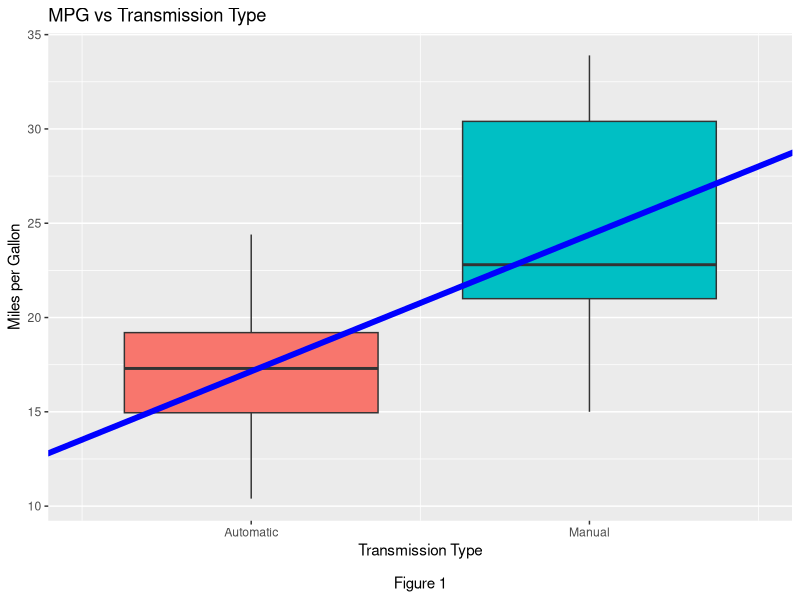
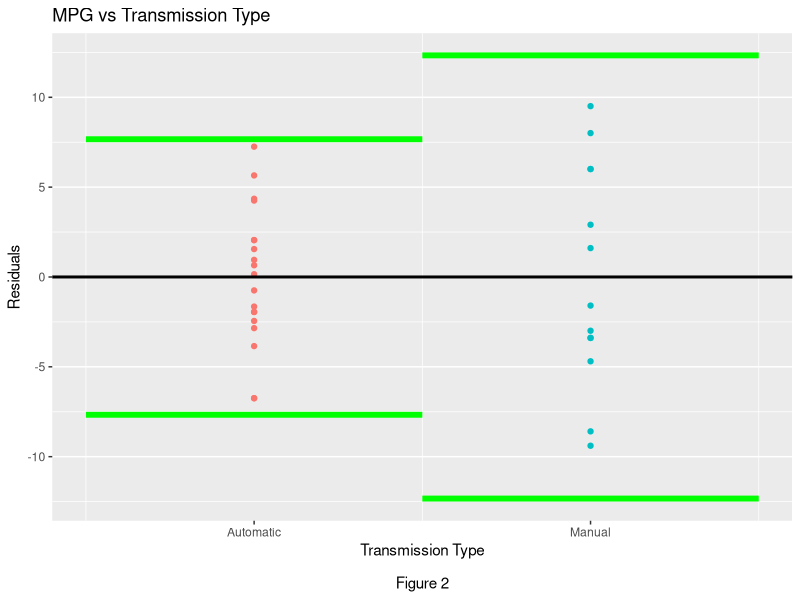
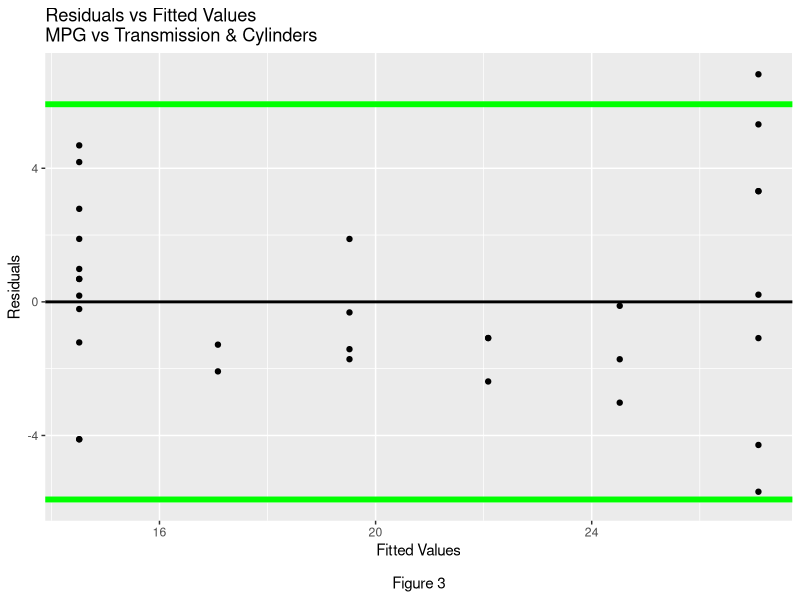
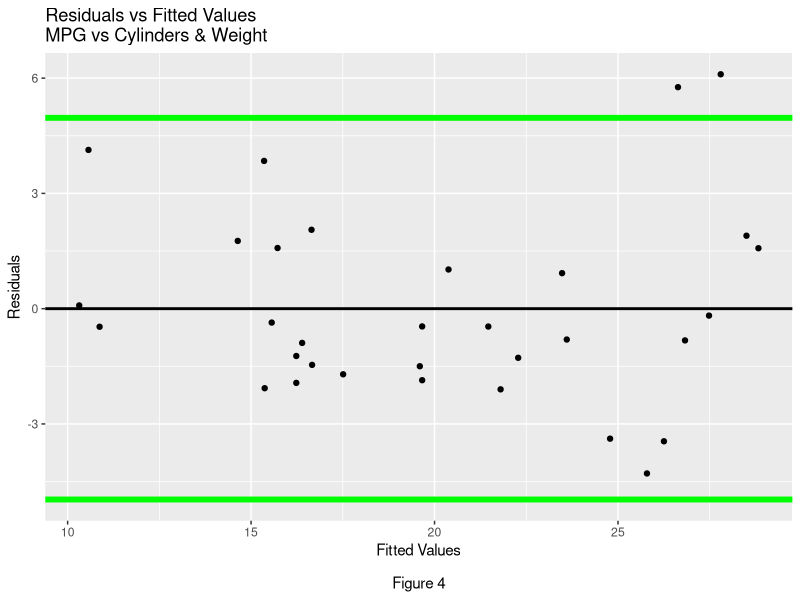
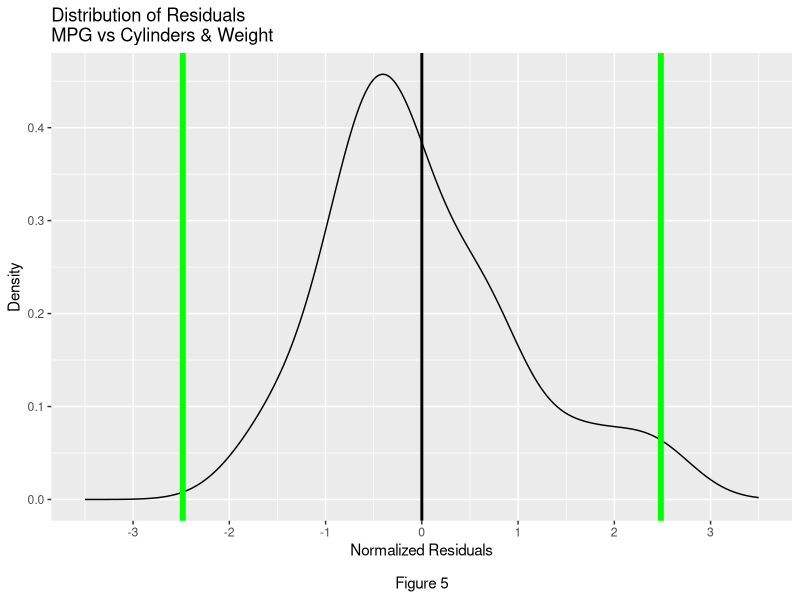

These charts were generated, in order, by the following R code:
## ---- chunk 1
knitr::opts_chunk$set(echo=TRUE, warning=FALSE, message=FALSE,
                      fig.width=4, fig.height=4, fig.pos="H",
                      fig.path='mpg-analysis-figures/')
options(digits=5, scipen=6)
## ---- chunk 2
library(datasets)
library(dplyr)
library(ggplot2)

data(mtcars)
## ---- chunk 3
f1<-lm(formula = mpg ~ am, data = mtcars)
## ---- chunk 4
confint(f1,level=0.95)
## ---- chunk 5
f2<-lm(formula = mpg ~ am + cyl, data = mtcars)
f3<-lm(formula = mpg ~ am + cyl + disp, data = mtcars)
f4<-lm(formula = mpg ~ am + cyl + disp + hp, data = mtcars)
f5<-lm(formula = mpg ~ am + cyl + disp + hp + drat, data = mtcars)
f6<-lm(formula = mpg ~ am + cyl + disp + hp + drat + wt, data = mtcars)
f7<-lm(formula = mpg ~ am + cyl + disp + hp + drat + wt + vs, data = mtcars)
f8<-lm(formula = mpg ~ am + cyl + disp + hp + drat + wt + vs + gear, data = mtcars)
f9<-lm(formula = mpg ~ am + cyl + disp + hp + drat + wt + vs + gear + carb, data = mtcars)
## ---- chunk 6
anova(f1,f2,f3,f4,f5,f6,f7,f8,f9)
## ---- chunk 7
fcw<-lm(mpg ~ cyl + wt, data=mtcars)
## ---- chunk 8
confint(fcw,level=0.95)
## ---- chunk 9
# plot the simple model fit
g <- ggplot(data=mtcars, aes(x=am, y=mpg, fill=factor(am))) +
     scale_x_continuous(limits=c(-0.5,1.5), breaks=c(0,1), labels=c("Automatic", "Manual")) +
     geom_boxplot() +
     geom_abline(slope=summary(f1)$coefficients[2,1], 
                 intercept=summary(f1)$coefficients[1,1], size=2, color='blue') +
     labs(title="MPG vs Transmission Type", 
          x="Transmission Type\n\nFigure 1", y="Miles per Gallon") +
     theme(legend.position="none", panel.grid.major.x = element_blank())
print(g)
## ---- chunk 10
sd0<-sd(resid(f1)[mtcars$am==0])        # standard deviation of residuals for manual
sd1<-sd(resid(f1)[mtcars$am==1])        # standard deviation of residuals for automatic

# plot the residuals vs predictor for the simple model
g <- ggplot(data=mtcars, aes(x=am, y=resid(f1), color=factor(am))) +
     scale_x_continuous(limits=c(-0.5,1.5), breaks=c(0,1), labels=c("Automatic", "Manual")) +
     geom_point() +
     geom_hline(yintercept=0, size=1) +
#     geom_hline(yintercept=2*sd(resid(f1)), size=2, color='green') +
#     geom_hline(yintercept=-2*sd(resid(f1)), size=2, color='green') +
     annotate("segment", x=-0.5, xend=0.5, y=2*sd0, yend=2*sd0, size=2, color='green') +
     annotate("segment", x=-0.5, xend=0.5, y=-2*sd0, yend=-2*sd0, size=2, color='green') +
     annotate("segment", x=0.5, xend=1.5, y=2*sd1, yend=2*sd1, size=2, color='green') +
     annotate("segment", x=0.5, xend=1.5, y=-2*sd1, yend=-2*sd1, size=2, color='green') +
     labs(title="MPG vs Transmission Type", 
          x="Transmission Type\n\nFigure 2", y="Residuals") +
     theme(legend.position="none", panel.grid.major.x = element_blank())
print(g)
## ---- chunk 11
sd2<-sd(resid(f2))        # standard deviation of residuals

# plot the residuals vs fitted values for model #2
g <- ggplot(data=mtcars, aes(x=fitted(f2), y=resid(f2))) +
     geom_point() +
     geom_hline(yintercept=0, size=1) +
     geom_hline(yintercept=2*sd2, size=2, color='green') +
     geom_hline(yintercept=-2*sd2, size=2, color='green') +
     labs(title="Residuals vs Fitted Values\nMPG vs Transmission & Cylinders", 
          x="Fitted Values\n\nFigure 3", y="Residuals") +
     theme(legend.position="none")
print(g)
## ---- chunk 12
sdcw<-sd(resid(fcw))        # standard deviation of residuals

# plot the residuals vs fitted values for cyl + wt model
g <- ggplot(data=mtcars, aes(x=fitted(fcw), y=resid(fcw))) +
     geom_point() +
     geom_hline(yintercept=0, size=1) +
     geom_hline(yintercept=2*sdcw, size=2, color='green') +
     geom_hline(yintercept=-2*sdcw, size=2, color='green') +
     labs(title="Residuals vs Fitted Values\nMPG vs Cylinders & Weight", 
          x="Fitted Values\n\nFigure 4", y="Residuals") +
     theme(legend.position="none")
print(g)
## ---- chunk 13
mncw<-mean(resid(fcw))        # mean of residuals
sdcw<-sd(resid(fcw))          # standard deviation of residuals

nres<-data.frame(x=(resid(fcw) - mncw) / sdcw)

# plot the distribution of residuals vs fitted values for cyl + wt model
g <- ggplot(data=nres, aes(x=x)) +
     geom_density() +
     scale_x_continuous(limits=c(-3.5,3.5), breaks=seq(-3,3,1)) +
     geom_vline(xintercept=mncw, size=1) +
     geom_vline(xintercept=sdcw, size=2, color='green') +
     geom_vline(xintercept=-sdcw, size=2, color='green') +
     labs(title="Distribution of Residuals\nMPG vs Cylinders & Weight", 
          x="Normalized Residuals\n\nFigure 5", y="Density") +
     theme(legend.position="none")
print(g)
